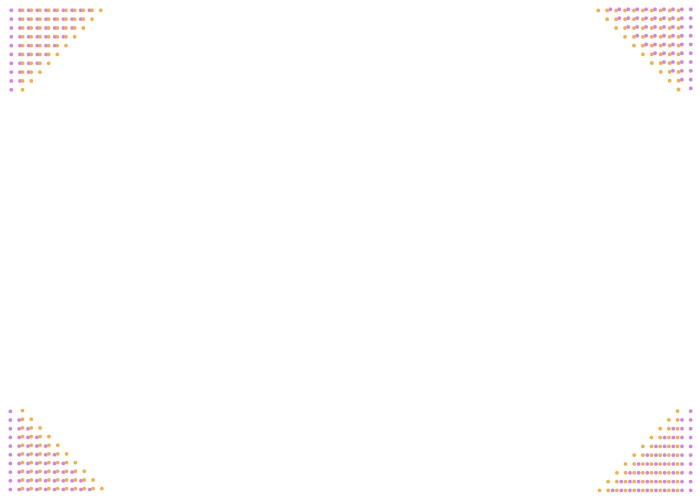
#> input picture School project/Фон1.jpg, 1400 x 1000 px (shown at 1/2 size)
$ python main.py
#> lines starting #> are read from the running program, lines starting #| are printed output that depends on the picture
#Все нужны библиотеки
from PIL import Image, ImageDraw, ImageFont
from datetime import date
import random
import pandas as pd
import time

#Объявление картинок
our_fon = Image.open('Фон1.jpg')
#> our_fon is the input picture: PIL image 1400x1000 RGB; mean R, G, B 254.5, 253.6, 253.5
tabl = Image.open('Табл.jpg')
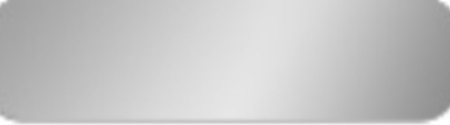
#> input picture School project/Табл.jpg, 450 x 125 px
#> tabl is the input picture: PIL image 450x125 RGB; min 139, max 255, mean 196.7
tort1 = Image.open('Торт1.jpg')
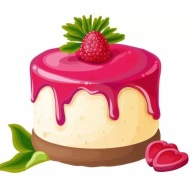
#> input picture School project/Торт1.jpg, 196 x 184 px
#> tort1 is the input picture: PIL image 196x184 RGB; mean R, G, B 228.6, 188.5, 182.6
tort2 = Image.open('Торт2.jpg')
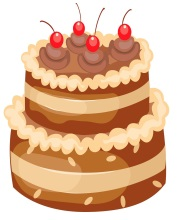
#> input picture School project/Торт2.jpg, 179 x 220 px
#> tort2 is the input picture: PIL image 179x220 RGB; mean R, G, B 224.5, 184.5, 154.8
tort3 = Image.open('Торт3.jpg')
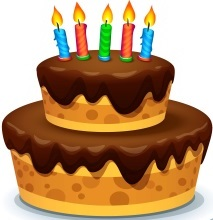
#> input picture School project/Торт3.jpg, 213 x 220 px
#> tort3 is the input picture: PIL image 213x220 RGB; mean R, G, B 182.7, 147.1, 110.7
podarok1 = Image.open('Подарок1.jpg')
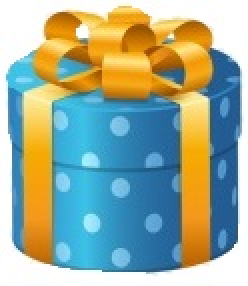
#> input picture School project/Подарок1.jpg, 124 x 143 px (shown 2 times larger)
#> podarok1 is the input picture: PIL image 124x143 RGB; mean R, G, B 156.5, 172.7, 154.3
#> (the run stopped early here; a loop or call above may not have finished)
